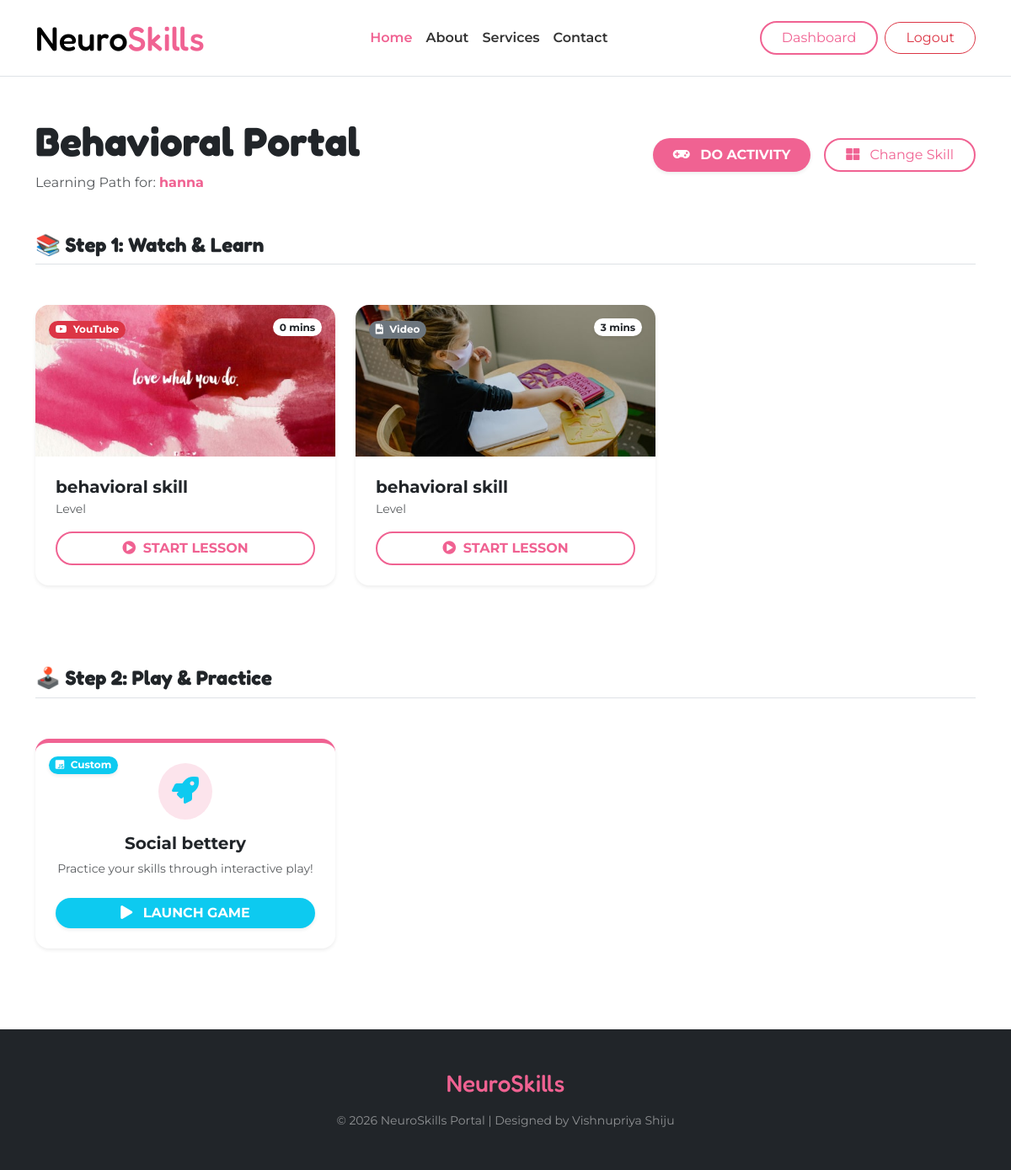
The page /dashboard/parent/skill-lessons/8/behavioral/ (signed in) on the database as committed earlier.
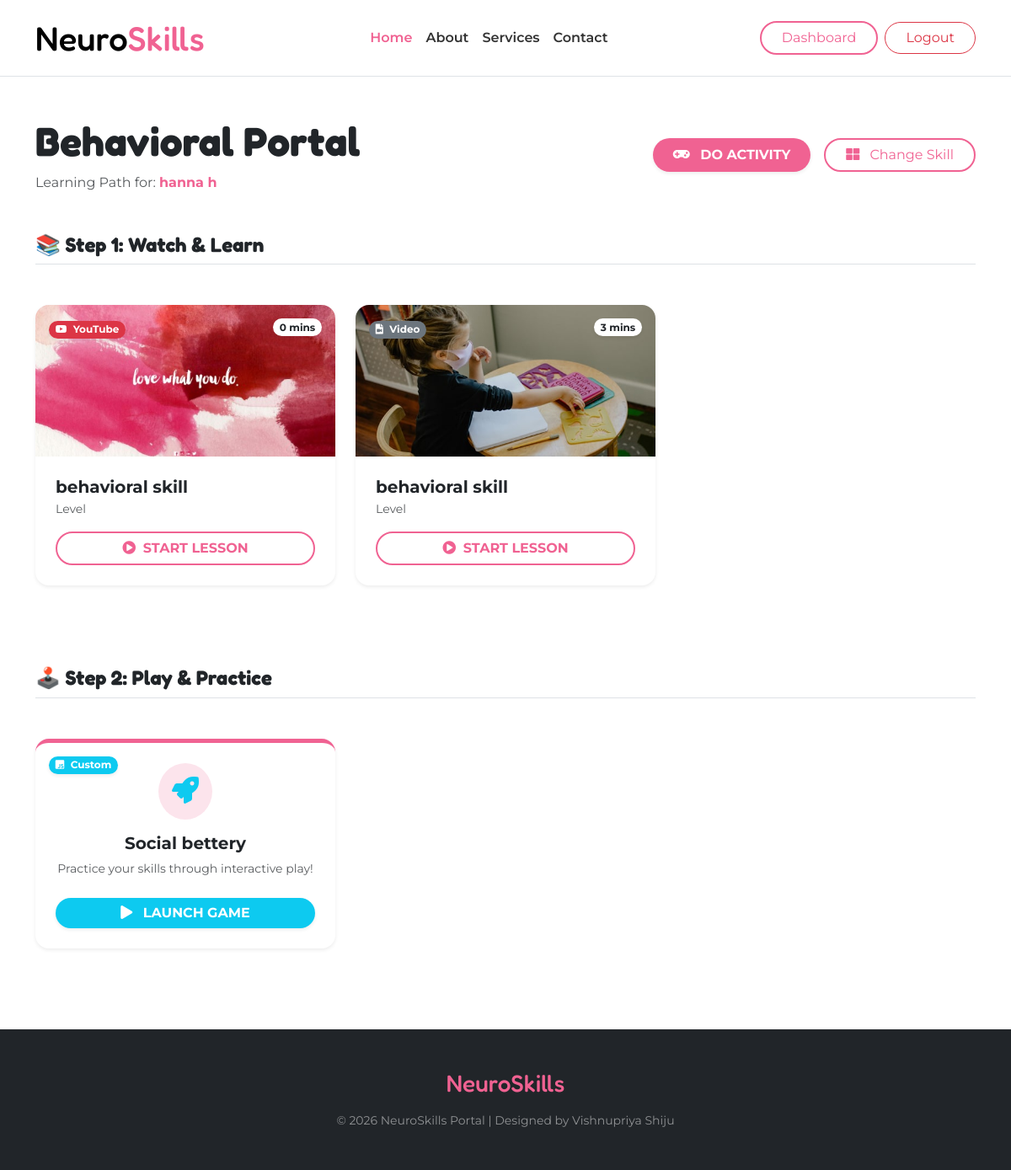
The same page on the database as committed later.
### accounts/models.py (models this page shows, shortened)
class ChildProfile(models.Model):
    user = models.OneToOneField(
        settings.AUTH_USER_MODEL,
        on_delete=models.CASCADE,
        related_name='child_profile',
        null=True, # Allow null for old records
        blank=True
    )
    parent = models.ForeignKey(
        settings.AUTH_USER_MODEL,
        on_delete=models.CASCADE,
        related_name='children'
    )
    name = models.CharField(max_length=100)
    age = models.PositiveIntegerField()
    current_streak = models.PositiveIntegerField(
        default=0,
        help_text="Consecutive days of activity"
    )
    last_activity_date = models.DateField(
        null=True,
        blank=True,
        help_text="The last date a lesson was completed"
    )
    LEARNING_STYLES = (
        ('visual', 'Visual (Images/Videos)'),
        ('audio', 'Auditory (Sound/Music)'),
        ('kinesthetic', 'Activity-based (Interactive)'),
    )
    learning_style = models.CharField(max_length=20, choices=LEARNING_STYLES, default='visual')
    SENSORY_MODES = (
        ('low', 'Low Stimulation (Calm/Minimal)'),
        ('high', 'High Engagement (Vibrant/Active)'),
        ('neutral', 'Standard Mode'),
    )
    sensory_mode = models.CharField(max_length=20, choices=SENSORY_MODES, default='neutral')
    reward_preference = models.CharField(max_length=20, default='stars')
    diagnosis = models.CharField(max_length=150, blank=True, null=True, verbose_name="Primary Focus Area")
    notes = models.TextField(blank=True, verbose_name="Sensory Triggers or Notes")
    autism_percentage = models.FloatField(default=0.0)
    is_high_sensitivity = models.BooleanField(default=False)
    created_at = models.DateTimeField(auto_now_add=True)
    updated_at = models.DateTimeField(auto_now=True)
    relationship_to_child = models.CharField(max_length=50, blank=True)
    gender = models.CharField(max_length=20, blank=True)
    autism_level = models.CharField(max_length=50, blank=True) # Mild, Moderate, Severe
    diagnosis_type = models.CharField(max_length=50, blank=True) # Autism, ADHD, Both
    interests = models.TextField(blank=True, help_text="Comma separated: Animals, Numbers, Music, Colors, Stories")
    sensory_sensitivity = models.TextField(blank=True)
    child_photo = models.ImageField(upload_to='child_photos/', null=True, blank=True)

### accounts/views.py (the view)
# urls.py: path('dashboard/parent/skill-lessons/<int:child_id>/<str:skill_slug>/', views.skill_lessons_view, name='skill_lessons_view'),
@login_required
def skill_lessons_view(request, child_id, skill_slug):
    child = get_object_or_404(ChildProfile, id=child_id, parent=request.user)
    base_query = Lesson.objects.filter(skill_category=skill_slug, is_approved=True)
    difficulty_filter = request.GET.get('difficulty')
    if difficulty_filter:
        base_query = base_query.filter(difficulty_level=difficulty_filter)
    lessons = base_query.filter(is_activity=False)
    activities = base_query.filter(is_activity=True)
    return render(request, 'accounts/child/skill_lessons.html', {
        'child': child,
        'skill_name': skill_slug.replace('_', ' ').title(),
        'lessons': lessons,
        'activities': activities,
        'current_difficulty': difficulty_filter,
    })

### accounts/templates/accounts/child/skill_lessons.html (shortened to what the changed rows need)
{% extends "base.html" %}
{% load static %}
{% block content %}
<div class="container py-5">
    <div class="d-flex justify-content-between align-items-center mb-5 animate__animated animate__fadeIn">
        <div>
            <h1 class="display-5 fw-bold text-dark">{{ skill_name }} Portal</h1>
            <p class="text-muted mb-0">Learning Path for: <span class="fw-bold text-pink">{{ child.name }}</span></p>
        </div>
    </div>
</div>
{% endblock %}

Rows that differ between the two databases and show on the page:
changed ChildProfile: name "hanna" → "hanna h"
